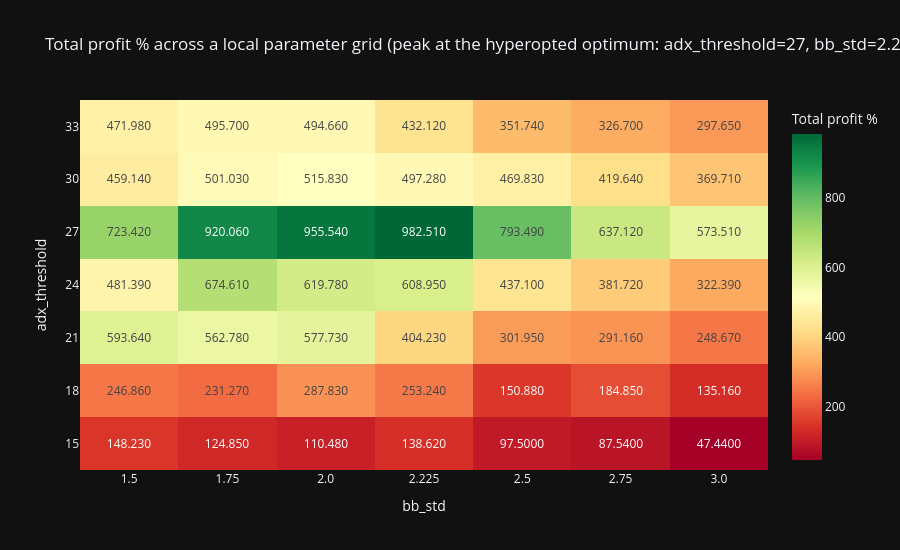

The code cell stored with this chart in its notebook:
### Markdown cell above
## 2. Parameter fragility — a peak, not a slope

`adx_threshold` and `bb_std` swept on a grid, every other hyperopted parameter held fixed at its optimal value. This is the frozen CSV of that sweep (49 separate `freqtrade backtesting` runs) — see the repo history for the sweep script.

### Code cell
sweep = pd.read_csv(HEATMAP_CSV)
pivot = sweep.pivot(index="adx_threshold", columns="bb_std", values="total_profit_pct")

fig = go.Figure(go.Heatmap(
    z=pivot.values, x=pivot.columns.astype(str), y=pivot.index.astype(str),
    colorscale="RdYlGn", text=pivot.values, texttemplate="%{text:g}",
    colorbar=dict(title="Total profit %"),
))
fig.update_layout(
    title="Total profit % across a local parameter grid (peak at the hyperopted optimum: adx_threshold=27, bb_std=2.225)",
    xaxis_title="bb_std", yaxis_title="adx_threshold",
    template="plotly_dark", height=550,
)
fig.show()

### Figure 1 — Plotly figure (JSON) as saved in the notebook; plotly's stock layout.template omitted (floating-point values rounded to 4 significant figures)
{"data": [{"colorbar": {"title": {"text": "Total profit %"}}, "colorscale": [[0.0, "rgb(165,0,38)"], [0.1, "rgb(215,48,39)"], [0.2, "rgb(244,109,67)"], [0.3, "rgb(253,174,97)"], [0.4, "rgb(254,224,139)"], [0.5, "rgb(255,255,191)"], [0.6, "rgb(217,239,139)"], [0.7, "rgb(166,217,106)"], [0.8, "rgb(102,189,99)"], [0.9, "rgb(26,152,80)"], [1.0, "rgb(0,104,55)"]], "text": [[148.2, 124.8, 110.5, 138.6, 97.5, 87.54, 47.44], [246.9, 231.3, 287.8, 253.2, 150.9, 184.8, 135.2], [593.6, 562.8, 577.7, 404.2, 301.9, 291.2, 248.7], [481.4, 674.6, 619.8, 609.0, 437.1, 381.7, 322.4], [723.4, 920.1, 955.5, 982.5, 793.5, 637.1, 573.5], [459.1, 501.0, 515.8, 497.3, 469.8, 419.6, 369.7], [472.0, 495.7, 494.7, 432.1, 351.7, 326.7, 297.6]], "texttemplate": "%{text:g}", "type": "heatmap", "x": ["1.5", "1.75", "2.0", "2.225", "2.5", "2.75", "3.0"], "y": ["15", "18", "21", "24", "27", "30", "33"], "z": [[148.2, 124.8, 110.5, 138.6, 97.5, 87.54, 47.44], [246.9, 231.3, 287.8, 253.2, 150.9, 184.8, 135.2], [593.6, 562.8, 577.7, 404.2, 301.9, 291.2, 248.7], [481.4, 674.6, 619.8, 609.0, 437.1, 381.7, 322.4], [723.4, 920.1, 955.5, 982.5, 793.5, 637.1, 573.5], [459.1, 501.0, 515.8, 497.3, 469.8, 419.6, 369.7], [472.0, 495.7, 494.7, 432.1, 351.7, 326.7, 297.6]]}], "layout": {"height": 550, "title": {"text": "Total profit % across a local parameter grid (peak at the hyperopted optimum: adx_threshold=27, bb_std=2.225)"}, "xaxis": {"title": {"text": "bb_std"}}, "yaxis": {"title": {"text": "adx_threshold"}}}}
